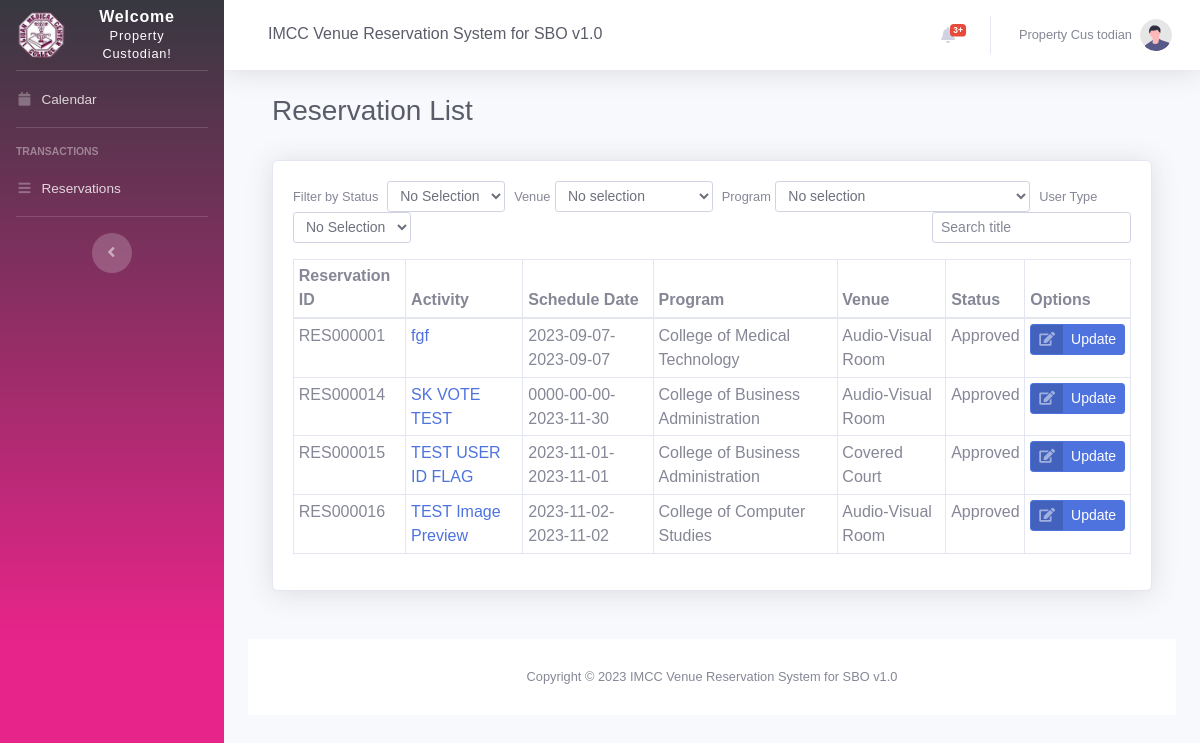
Screenshot of /reservation_list.php (signed in) with the database file from the repository.
### tables this page shows
CREATE TABLE `schedules` (
  `id` bigint(11) NOT NULL,
  `reservationID` varchar(255) NOT NULL,
  `userID` int(11) NOT NULL,
  `venueID` int(15) DEFAULT NULL,
  `programID` int(11) NOT NULL,
  `status` varchar(3) NOT NULL DEFAULT 'P',
  `date_start` date NOT NULL,
  `date_end` date NOT NULL,
  `time_start` varchar(50) NOT NULL,
  `time_end` varchar(50) NOT NULL,
  `name` varchar(255) DEFAULT NULL,
  `address` varchar(255) DEFAULT NULL,
  `contact` varchar(11) DEFAULT NULL,
  `description` text DEFAULT NULL,
  `num_participants` int(11) NOT NULL,
  `tag_color` varchar(7) DEFAULT '#ffffff',
  `notified` tinyint(1) NOT NULL DEFAULT 0,
  `last_notified` date DEFAULT NULL,
  `cancelled` tinyint(1) NOT NULL DEFAULT 0,
  `deleted` tinyint(4) NOT NULL,
  `rejectedByAdmin` int(1) NOT NULL DEFAULT 0,
  `approvedByAdmin` int(1) NOT NULL DEFAULT 0,
  `act_form_file` varchar(255) NOT NULL,
  `letter_approve_file` varchar(255) NOT NULL,
  `notes` text NOT NULL
);

CREATE TABLE `program` (
  `id` int(11) NOT NULL,
  `programID` varchar(15) DEFAULT NULL,
  `name` varchar(255) DEFAULT NULL,
  `color` varchar(15) DEFAULT NULL,
  `incharge_organization` varchar(255) DEFAULT NULL,
  `dateAdded` datetime NOT NULL DEFAULT current_timestamp(),
  `dateUpdated` datetime DEFAULT NULL
);

CREATE TABLE `venues` (
  `id` int(11) NOT NULL,
  `venueID` varchar(20) NOT NULL,
  `name` varchar(255) DEFAULT NULL,
  `dateAdded` datetime NOT NULL DEFAULT current_timestamp(),
  `dateUpdated` datetime DEFAULT NULL
);

### reservation_list.php (the view, shortened to what this page needs)
<?php
include 'settings/system.php';
include 'settings/header.php';
include "settings/sidebar.php";
include 'settings/topbar.php';
?>
<div class="container-fluid">
    <div class="d-sm-flex align-items-center justify-content-between mb-4">
        <div class="container-fluid">
            <div class="d-sm-flex align-items-center justify-content-between mb-4">
                <h1 class="h3 mb-2 text-gray-800">Reservation List</h1>
            </div>
            <div class="card shadow mb-4">
                <div class="card-body">
                    <div class="form-group form-inline" <?php echo ($_SESSION["position"] == "STO" ? "hidden disabled" : "")?>>
                        <label for=""><small>Filter by Status</small> &nbsp;&nbsp;</label>
                        <select class="form-control form-control-sm" name="filterByStatus" id="filterByStatus">
                            <option value="0">No Selection</option>
                        </select>
                        <label><small>Venue</small> &nbsp;</label>
                        <select class="form-control form-control-sm" name="filterByVenue" id="filterByVenue">
                            <option value="0" selected>No selection</option>
                        </select>
                        <label><small>Program</small> &nbsp;</label>
                        <select class="form-control form-control-sm" name="filterByProgram" id="filterByProgram">
                            <option value="0" selected>No selection</option>
                        </select>
                        <label><small>User Type</small> &nbsp;</label>
                        <select class="form-control form-control-sm" name="filterByUserType" id="filterByUserType">
                                        <option value="0" selected>No Selection</option>
                                        </select>
                        <div class="form-inline" style="margin-left: auto;">
                            <input class="form-control form-control-sm" type="text" name="filterSearch" id="filterSearch" placeholder="Search title" style="margin-left: auto;">
                        </div>
                    </div>
                    <div class="table-responsive">
                        <table class="table table-sm table-bordered table-hovered" id="<?php echo ($_SESSION["position"] == "STO" ? "dataTable" : "")?>"width="100%" cellspacing="0">
                            <thead>
                                <tr>
                                    <th>Reservation ID</th>
                                    <th>Activity</th>
                                    <th>Schedule Date</th>
                                    <th>Program</th>
                                    <th>Venue</th>
                                    <th>Status</th>
                                    <th>Options</th>
                                </tr>
                            </thead>
                            <tbody>
                                <?php
                                $fetchReservations = "SELECT `schedules`.`reservationID` AS 'RESERVATION_ID',
                                                            `schedules`.id AS 'INT_RES_ID',
                                                            `venues`.name AS 'VENUE_NAME',
                                                            `schedules`.name AS 'ACTIVITY',
                                                            `program`.name AS 'PROGRAM_NAME',
                                                            `schedules`.date_start AS 'START_DATE',
                                                            `schedules`.date_end AS 'END_DATE',
                                                            `schedules`.status AS 'STATUS' FROM `schedules`
                                                        INNER JOIN `venues`
                                                        ON `schedules`.venueID = `venues`.id
                                                        INNER JOIN `program`
                                                        ON `schedules`.programID = `program`.id";
                                if($_SESSION["position"] == "PTC"){
                                    $fetchReservations .= " WHERE `schedules`.status = 'A'";
                                }
                                $reservations = $db->query($fetchReservations);
                                $row_reservations = $reservations->fetchAll(PDO::FETCH_OBJ);
                                foreach ($row_reservations as $row) {
                                    $statusStr = "Pending for Approval";
                                    switch($row->STATUS){
                                        case "A":
                                            $statusStr = "Approved";
                                            break;
                                    }
                                ?>
                                    <tr>
                                        <td><?= $row->RESERVATION_ID; ?></td>
                                        <td><?= '<a href="view_reservation.php?reservation_id='.$row->INT_RES_ID.'" target="_blank">' . $row->ACTIVITY. '</a>'; ?></td>
                                        <td><?= $row->START_DATE . "-" . $row->END_DATE; ?></td>
                                        <td><?= $row->PROGRAM_NAME; ?></td>
                                        <td><?= $row->VENUE_NAME; ?></td>
                                        <td><?= $statusStr; ?></td>
                                        <td align="center">
                                            <a href='edit_reservation.php?reservation_id=<?= $row->INT_RES_ID ?>' class="btn btn-primary btn-icon-split btn-sm keychainify-checked" target="_blank">
                                                <span class="icon text-white-50">
                                                    <i class="fas fa-edit"></i>
                                                </span>
                                                <span class="text">Update</span>
                                            </a>
                                        </td>
                                    </tr>
                                <?php } ?>
                            </tbody>
                        </table>
                    </div>
                </div>
            </div>
        </div>
    </div>
    <?php include 'settings/footer.php'; ?>

### rows the page displays
schedules: reservationID "RES000001", name "fgf", date_start "2023-09-07", date_end "2023-09-07", programID.name "College of Medical Technology", venueID.name "Audio-Visual Room", status "Approved"
schedules: reservationID "RES000014", name "SK VOTE TEST", date_start "0000-00-00", date_end "2023-11-30", programID.name "College of Business Administration", venueID.name "Audio-Visual Room", status "Approved"
schedules: reservationID "RES000015", name "TEST USER ID FLAG", date_start "2023-11-01", date_end "2023-11-01", programID.name "College of Business Administration", venueID.name "Covered Court", status "Approved"
schedules: reservationID "RES000016", name "TEST Image Preview", date_start "2023-11-02", date_end "2023-11-02", programID.name "College of Computer Studies", venueID.name "Audio-Visual Room", status "Approved"

### other values shown
NAME_ "IMCC Venue Reservation System for SBO v1.0"
$_SESSION['name'] "Property Cus todian"
